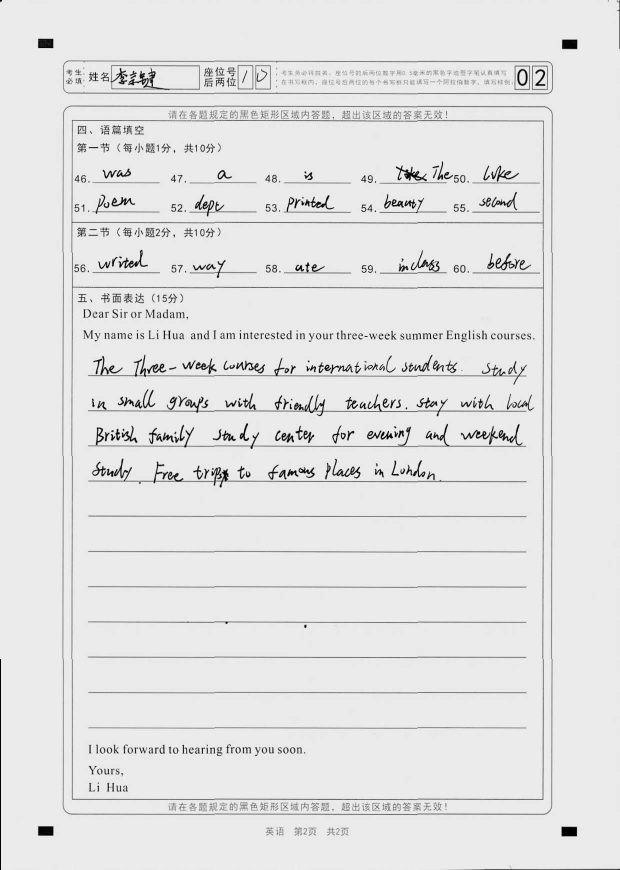
#> input picture testPaper/911156C_22104652_02B.jpg, 1240 x 1739 px, given in place of 911156C_22104651_01A.jpg, which was not available (shown at 1/2 size)
$ python analyze_card.py
#> lines starting #> are read from the running program, lines starting #| are printed output that depends on the picture; after the words box and inside, x2 and y2 are one past the last pixel; in counts of white or black regions, pixels touching at a corner belong together; pictures that were not available may be replaced by others from this repository, and a replacement may not be noted
"""
分析答题卡模板 - 模板匹配法探测选项框
"""
import cv2
import numpy as np
import json

def detect_bubbles_template(image_path, roi=None):
    """使用模板匹配探测方框"""
#> called with image_path = '../testPaper/911156C_22104651_01A.jpg', roi = (70, 340, 1160, 1060)
    img = cv2.imread(image_path)
#> img is the input picture: shape (1739, 1240, 3); min 0, max 255, mean 227
    gray = cv2.cvtColor(img, cv2.COLOR_BGR2GRAY)

    if roi:
        x1, y1, x2, y2 = roi
        gray = gray[y1:y2, x1:x2]
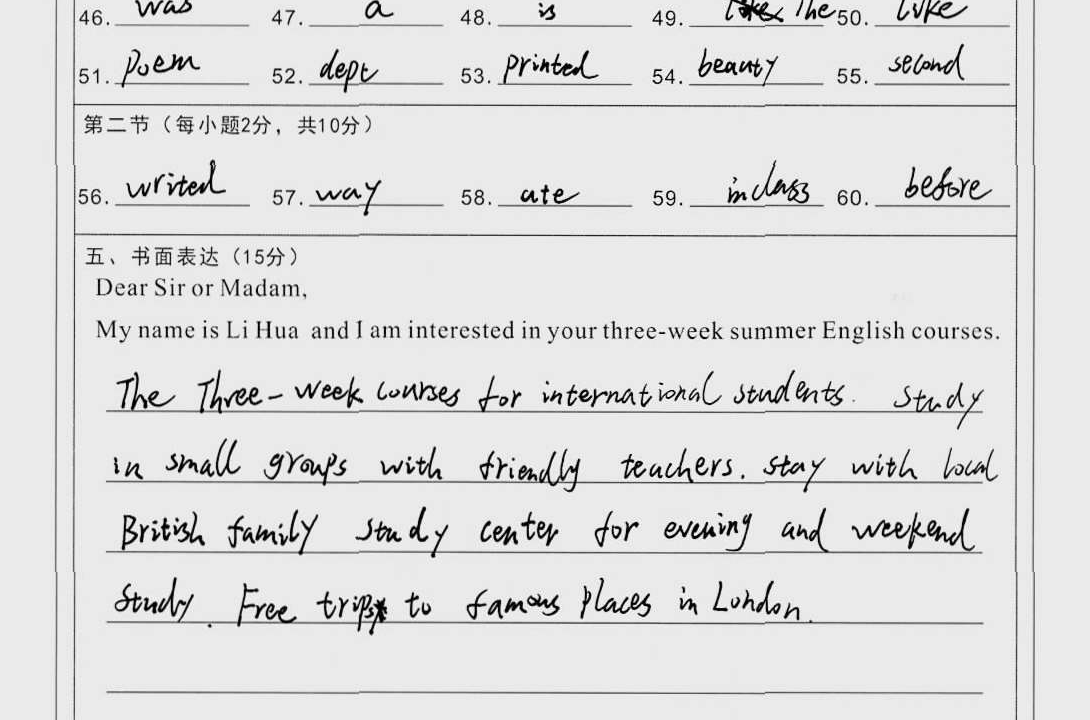
#> gray: shape (720, 1090); min 0, max 255, mean 222
        offset_x, offset_y = x1, y1
    else:
        offset_x, offset_y = 0, 0

    # 二值化（正常：黑字白底）
    _, binary = cv2.threshold(gray, 180, 255, cv2.THRESH_BINARY)
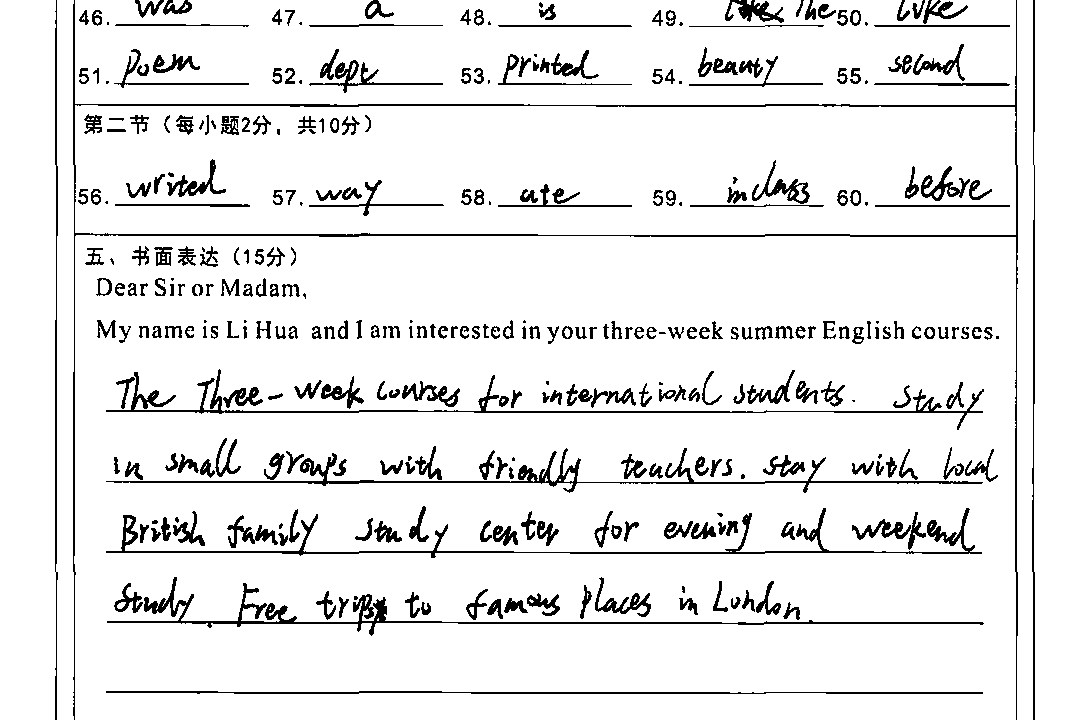
#> binary: shape (720, 1090); 91.9% white; 336 black regions (45 under 20 px), largest, box (x1, y1, x2, y2) and area: (73, 0, 1018, 720) 5918, (107, 577, 984, 636) 3494, (106, 508, 982, 558) 3276

    # 创建一个模板：一个小方框（模拟选项框）
    # 从图片看，选项框大约是 12x12 像素
    template_size = 14
    template = np.ones((template_size, template_size), dtype=np.uint8) * 255
    cv2.rectangle(template, (0, 0), (template_size-1, template_size-1), 0, 1)

    # 模板匹配
    res = cv2.matchTemplate(binary, template, cv2.TM_CCOEFF_NORMED)
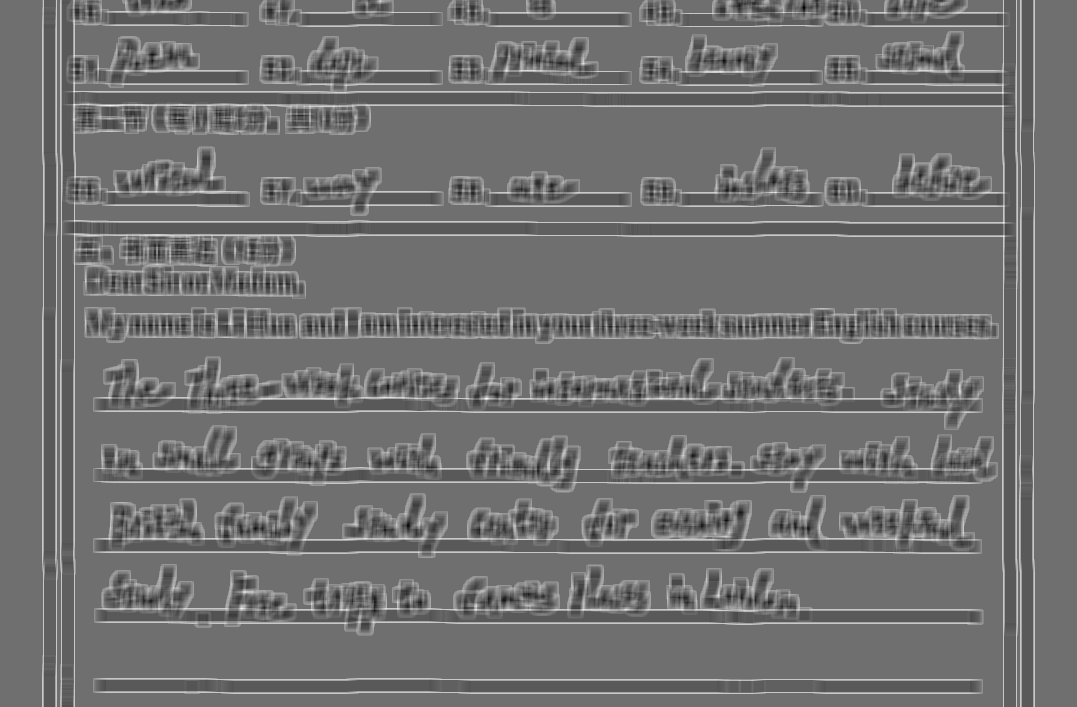
#> res: shape (707, 1077) float32; min -0.576, max 0.744, mean 0.00872; drawn with min black and max white
    threshold = 0.5
    loc = np.where(res >= threshold)
#> loc = 617 positions, rows 11 to 623, columns 74 to 1003

    # 非极大值抑制
    points = list(zip(*loc[::-1]))
#> points = 617 pairs, first value 74 to 1003, second value 11 to 623
    bubbles = []
    for pt in points:
        x, y = pt[0] + template_size//2, pt[1] + template_size//2
        # 检查是否太靠近已有的点
        too_close = False
        for b in bubbles:
            if abs(b["x"] - x) < 10 and abs(b["y"] - y) < 10:
                too_close = True
                break
        if not too_close:
            bubbles.append({"x": x + offset_x, "y": y + offset_y, "w": template_size, "h": template_size})
#> this loop made 617 passes
#> (pt, x, y) on passes 1 to 3: ((126, 11), 133, 18), ((127, 11), 134, 18), ((166, 11), 173, 18)
#> after the loop, bubbles = 581 items

    return bubbles

def cluster_by_rows(bubbles, y_tolerance=15):
    if not bubbles:
        return []
    bubbles_sorted = sorted(bubbles, key=lambda b: b["y"])
    rows = []
    current_row = [bubbles_sorted[0]]

    for b in bubbles_sorted[1:]:
        if abs(b["y"] - current_row[0]["y"]) <= y_tolerance:
            current_row.append(b)
        else:
            rows.append(sorted(current_row, key=lambda x: x["x"]))
            current_row = [b]
    rows.append(sorted(current_row, key=lambda x: x["x"]))
    return rows

def visualize(image_path, bubbles, save_path="analyzed.jpg"):
    img = cv2.imread(image_path)
    for i, b in enumerate(bubbles):
        x, y = b["x"], b["y"]
        w, h = b["w"], b["h"]
        cv2.rectangle(img, (x - w//2, y - h//2), (x + w//2, y + h//2), (0, 255, 0), 1)
        cv2.putText(img, str(i), (x - 8, y - 6), cv2.FONT_HERSHEY_SIMPLEX, 0.35, (255, 0, 0), 1)
    cv2.imwrite(save_path, img)
    print(f"可视化结果已保存: {save_path}, 共标记 {len(bubbles)} 个框")

if __name__ == "__main__":
    img_a = "../testPaper/911156C_22104651_01A.jpg"

    # 选择题大区域
    roi_choice = (70, 340, 1160, 1060)

    print("正在用模板匹配分析 A面...")
    bubbles = detect_bubbles_template(img_a, roi=roi_choice)
#> bubbles = 581 items
    print(f"探测到 {len(bubbles)} 个选项框")
#| 探测到 581 个选项框

    rows = cluster_by_rows(bubbles, y_tolerance=18)
#> the loop in cluster_by_rows, `for b in bubbles_sorted[1:]:` made 580 passes
#> b on passes 1 to 3: {'x': 204, 'y': 358, 'w': 14, 'h': 14}, {'x': 243, 'y': 358, 'w': 14, 'h': 14}, {'x': 244, 'y': 358, 'w': 14, 'h': 14}
#> after the loop in cluster_by_rows, `for b in bubbles_sorted[1:]:`: rows = 15 items
#> rows = 16 items
    print(f"聚类为 {len(rows)} 行")
#| 聚类为 16 行

    for i, row in enumerate(rows):
        xs = [b["x"] for b in row]
        print(f"  第{i+1:2d}行: {len(row)}个框, Y≈{row[0]['y']:4d}, X: {min(xs):4d}~{max(xs):4d}")
#> this loop made 16 passes
#> xs on passes 3, 5, 7, 9, 10, 13: [151, 151, 413, 423, 1079, 1079], [201], [151, 151, 444, 445, 1080], [151, 151, 151], [307, 307, 669, 669, 888, 888, 888, 888], [867, 884]
#|   第 1行: 26个框, Y≈ 368, X:  151~1080
#|   第 2行: 88个框, Y≈ 402, X:  151~1023
#|   第 3行: 6个框, Y≈ 430, X:  151~1079
#|   第 4行: 57个框, Y≈ 451, X:  151~1080
#|   第 5行: 1个框, Y≈ 470, X:  201~ 201
#|   第 6行: 35个框, Y≈ 523, X:  152~1080
#|   第 7行: 5个框, Y≈ 550, X:  151~1080
#|   第 8行: 47个框, Y≈ 581, X:  151~1080
#> (further printed lines are left out)

    visualize(img_a, bubbles, "analyzed_a.jpg")
#> the loop in visualize, `for i, b in enumerate(bubbles):` made 581 passes
#> (b, x, y) on passes 1 to 3: ({'x': 203, 'y': 358, 'w': 14, 'h': 14}, 203, 358), ({'x': 204, 'y': 358, 'w': 14, 'h': 14}, 204, 358), ({'x': 243, 'y': 358, 'w': 14, 'h': 14}, 243, 358)
#> after the loop in visualize, `for i, b in enumerate(bubbles):`:
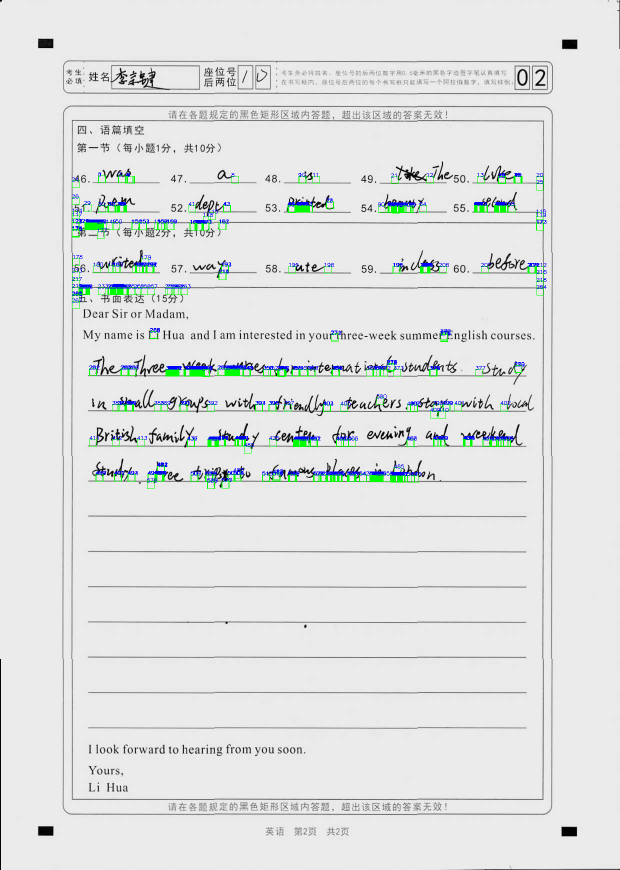
#> img: shape (1739, 1240, 3) (shown at 1/2 size); 1.55% of pixels changed, all inside (x1, y1, x2, y2) = (144, 345, 1093, 978)
#| 可视化结果已保存: analyzed_a.jpg, 共标记 581 个框

    with open("detected_bubbles.json", "w", encoding="utf-8") as f:
#> (the run stopped early here; a loop or call above may not have finished)
